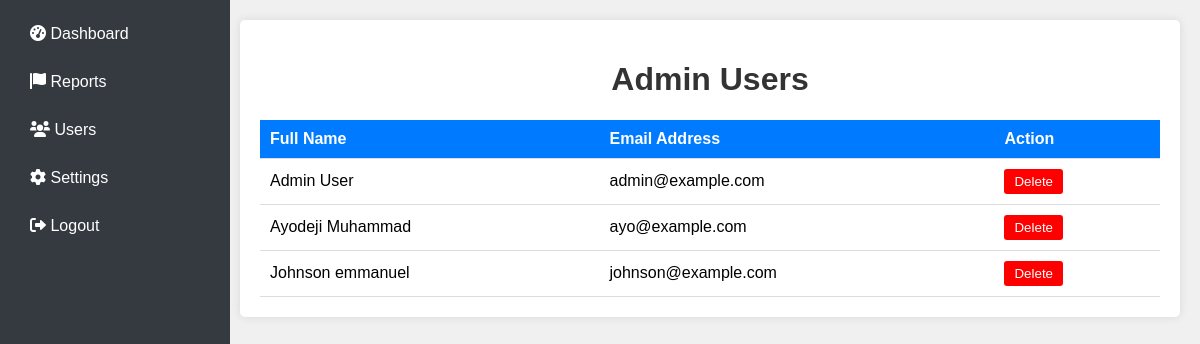
Before: /admin_users (signed in) with the older database file.
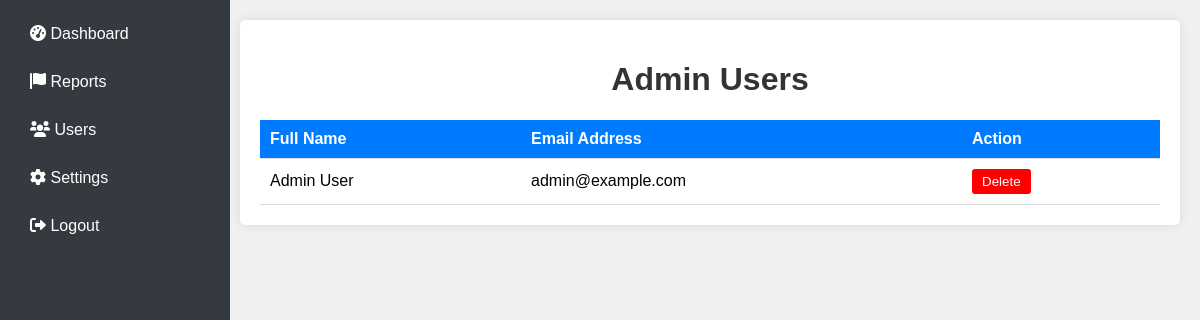
After: the same page with the newer database file.
### app.py (models this page shows)
class User(UserMixin, db.Model):
    id = db.Column(db.Integer, primary_key=True)
    fullname = db.Column(db.String(100), nullable=False)
    email = db.Column(db.String(100), unique=True, nullable=False)
    password = db.Column(db.String(255), nullable=False)  # Increase length
    is_admin = db.Column(db.Boolean, default=False)
    reports = db.relationship('Report', backref='user', lazy=True)

### app.py (the view)
@app.route('/admin_users')
def admin_users():
    if 'user_id' not in session:
        return redirect(url_for('login'))
    user_id = session['user_id']
    current_user = User.query.get(user_id)
    if not current_user.is_admin:
        return redirect(url_for('login'))
    users = User.query.order_by(User.fullname).all()
    return render_template('admin_users.html', users=users)

### templates/admin_users.html (shortened to what this page needs)
<!DOCTYPE html>
<html lang="en">
<head>
    <link rel="stylesheet" href="https://cdnjs.cloudflare.com/ajax/libs/font-awesome/6.0.0-beta3/css/all.min.css">
</head>
<body>
    <div class="sidebar">
        <a href="{{ url_for('admin_dashboard') }}"><i class="fas fa-tachometer-alt"></i> Dashboard</a>
        <a href="{{ url_for('admin_reports') }}"><i class="fas fa-flag"></i> Reports</a>
        <a href="{{ url_for('admin_users') }}"><i class="fas fa-users"></i> Users</a>
        <a href="{{ url_for('admin_settings') }}"><i class="fas fa-cog"></i> Settings</a>
        <a href="{{ url_for('logout') }}"><i class="fas fa-sign-out-alt"></i> Logout</a>
    </div>
    <div class="main-content">
        <div class="container">
            <h1>Admin Users</h1>
            <table>
                <thead>
                    <tr>
                        <th>Full Name</th>
                        <th>Email Address</th>
                        <th>Action</th>
                    </tr>
                </thead>
                <tbody>
                    {% for user in users %}
                    <tr>
                        <td>{{ user.fullname }}</td>
                        <td>{{ user.email }}</td>
                        <td>
                            <form action="{{ url_for('delete_user', user_id=user.id) }}" method="post" style="display:inline;">
                                <button type="submit" class="btn-danger">Delete</button>
                            </form>
                        </td>
                    </tr>
                    {% endfor %}
                </tbody>
            </table>
        </div>
    </div>
</body>
</html>

Changed rows visible on the page:
removed User: fullname "Ayodeji Muhammad", email "ayo@example.com"
removed User: fullname "Johnson emmanuel", email "johnson@example.com"
